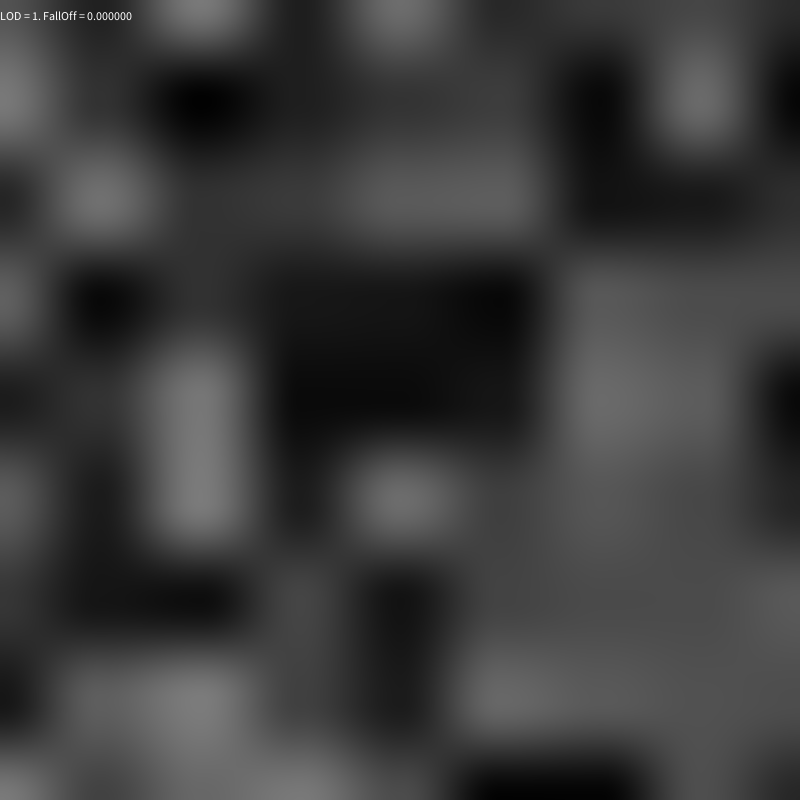
Frame 1 (no input)
Frame 60 (the mouse pressed at the canvas centre just before this capture): identical to frame 1, image omitted
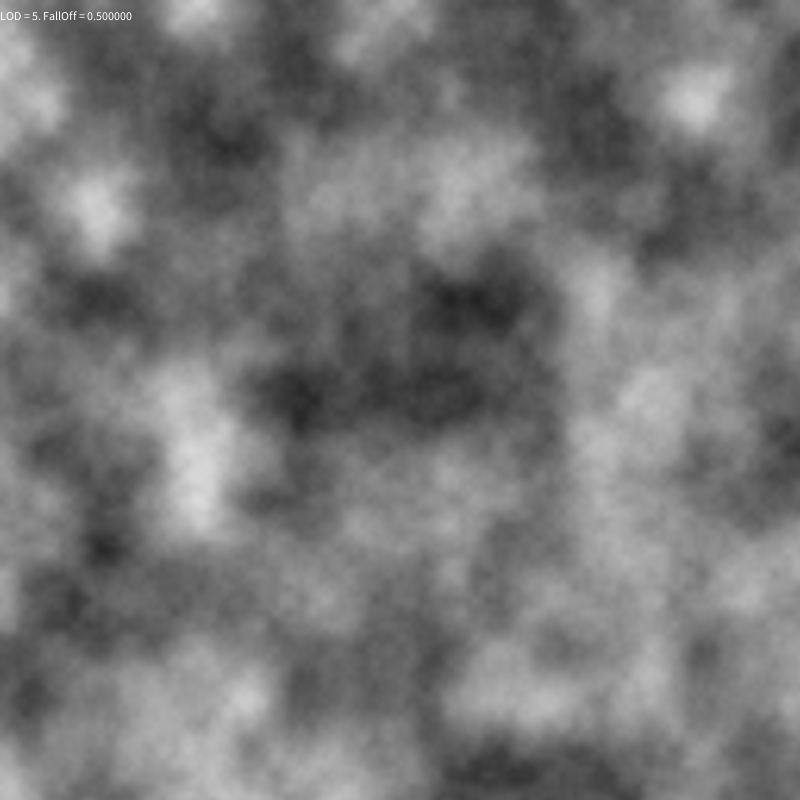
Frame 120 (the mouse held since frame 60 and released just before this capture)

The Processing sketch that drew these frames (run headless with seeded random() and noise(); from frame 60 on, the mouse is pressed at the canvas centre):

// Processing sketch: Noc_01_08_ExI_8
// ── Noc_01_08_ExI_8.pde
// Nature of Code by Daniel Shiffman. Exercise I.8 page 24
// App to allow varying level of detail and falloff for Perlin noise map based on position of mouse.

float offset = 0;

void setup() {
  size(800, 800);
}

void draw() {
  int lod = (int)map(mouseX, 0, width, 1, 9);
  float falloff = map(mouseY, 0, height, 0.0, 1);
  
  noiseDetail(lod, falloff);
  fillPixels();
  
  fill(255);
  String settings = String.format("LOD = %d. FallOff = %f",lod, falloff);
  text(settings,0,20);
}

void fillPixels() {
  loadPixels();
  float xOffset = offset;
  for (int x = 0; x < width; x++) {
    float yOffset = offset;
    for (int y = 0; y < height; y++) {
      float bright = map(noise(xOffset,yOffset),0,1,0,255); 
      pixels[x+y*width] = color(bright);
      
      yOffset += 0.01;
    }
    xOffset += 0.01;
  }
  updatePixels();
  //offset+= 0.01;
}
